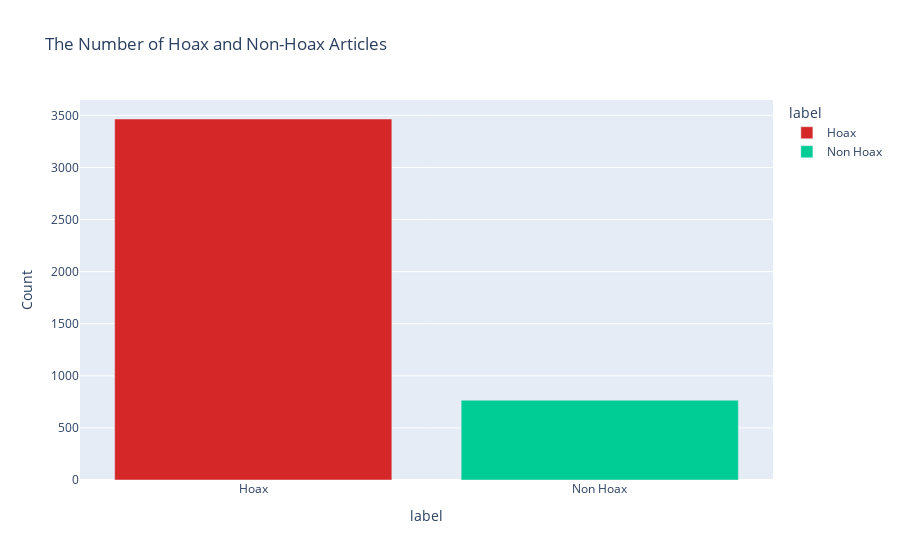

Source (notebook cell):
### Code cell
fig = px.bar(temp, x = temp.index, 
                   y = temp.values, 
                   color=temp.index,
                   color_discrete_map={"Hoax" : "#D62728",
                                      "Non Hoax" : "#00CC96"},
                   title = 'The Number of Hoax and Non-Hoax Articles',
                   labels = dict(y ="Count"))
fig.show()

### Figure 1 — Plotly figure (JSON) as saved in the notebook; plotly's stock layout.template omitted (floating-point values rounded to 4 significant figures)
{"data": [{"alignmentgroup": "True", "hovertemplate": "label=%{x}<br>Count=%{y}<extra></extra>", "legendgroup": "Hoax", "marker": {"color": "#D62728", "pattern": {"shape": ""}}, "name": "Hoax", "offsetgroup": "Hoax", "orientation": "v", "showlegend": true, "textposition": "auto", "type": "bar", "x": ["Hoax"], "xaxis": "x", "y": [3465], "yaxis": "y"}, {"alignmentgroup": "True", "hovertemplate": "label=%{x}<br>Count=%{y}<extra></extra>", "legendgroup": "Non Hoax", "marker": {"color": "#00CC96", "pattern": {"shape": ""}}, "name": "Non Hoax", "offsetgroup": "Non Hoax", "orientation": "v", "showlegend": true, "textposition": "auto", "type": "bar", "x": ["Non Hoax"], "xaxis": "x", "y": [766], "yaxis": "y"}], "layout": {"barmode": "relative", "legend": {"title": {"text": "label"}, "tracegroupgap": 0}, "title": {"text": "The Number of Hoax and Non-Hoax Articles"}, "xaxis": {"anchor": "y", "categoryarray": ["Hoax", "Non Hoax"], "categoryorder": "array", "domain": [0, 1], "title": {"text": "label"}}, "yaxis": {"anchor": "x", "domain": [0, 1], "title": {"text": "Count"}}}}
